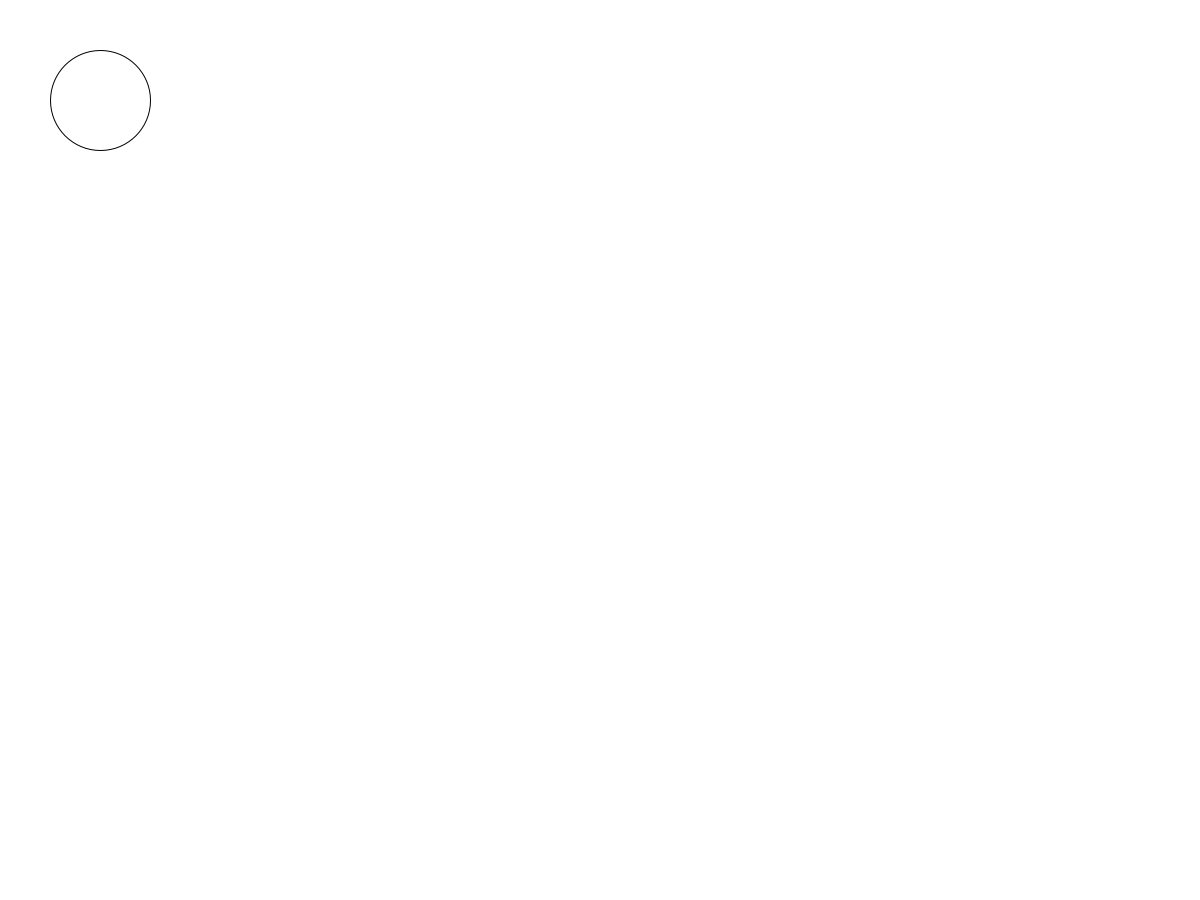
Frame 1 (no input)
Frame 60 (the mouse pressed at the canvas centre just before this capture): identical to frame 1, image omitted
Frame 120 (the mouse held since frame 60 and released just before this capture): identical to frame 1, image omitted

The Processing sketch that drew this single still picture (run headless with seeded random() and noise(); from frame 60 on, the mouse is pressed at the canvas centre):

// Processing sketch: slippery_dot
// ── slippery_dot.pde
/*** When you are done, this program will draw an ellipse 
     that jumps to new location each time you click on it.
***/
 
 // 1. Create three integer variables to represent the x, y, and the size of the ellipse
       int x = 100;
       int y = 100;
       int size = 100;
    void setup() {
      // 2. Set the size of your sketch
    size(1200,900);
    }
    
    void draw() {
    
      // 3. Set the background color of your sketch
      background(255,255,255);
      // 4. Draw an ellipse using the variables created at the top of the sketch for the location and size of your ellipse. 
      //    Make sure it fits in the window. Change the variables if it does not.
    ellipse(x,y,size,size);
    
    }
    
    /******** This method gets called automatically when you press the mouse ************/
    void mousePressed() {
      //5. Create an integer variable called distance
      int distance;
      //6. The getDistanceFromMouse() method below returns a number.
      //   Set the value of your distance variable to the value returned by the getDistance method
      //   You will need to pass the x and y location of your ellipse to this method.
      distance = getDistanceFromMouse(x,y);
        
       
          
      //7.  Use an if statement to check if your distance variable is < the radius of the ellipse
      //    If it is, make a new x AND y for the ellipse, for a new random location on the window
      //    Hint: Use code like this      x = (int) random(width);
       if(distance < 51){
       x = (int) random(width);
       y = (int) random(height);
       }
      
    }
    
    /********  This method gives you the number of pixels between the mouse and the x,y point ***********/
    int getDistanceFromMouse(int x, int y) {
      return (int)Math.sqrt(Math.pow((mouseX-x),2) + Math.pow((mouseY-y),2));
    }
    
   
